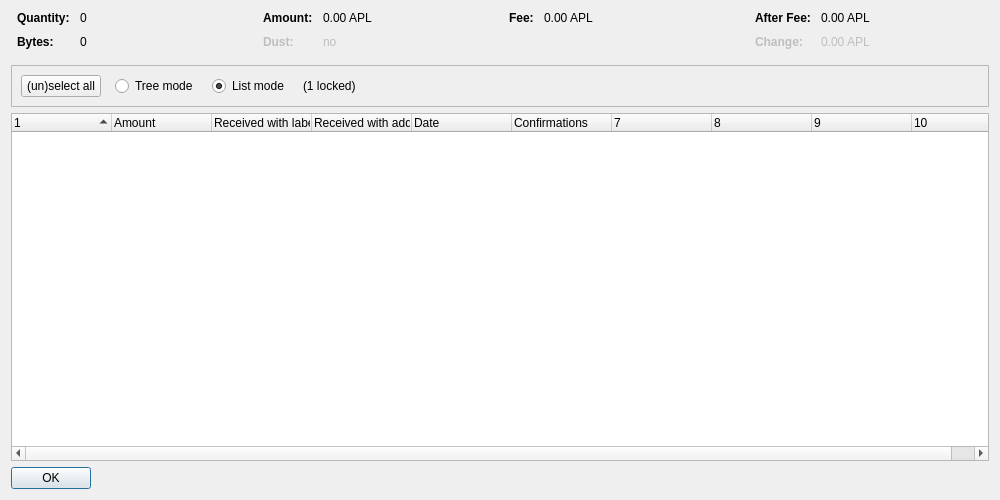
<?xml version="1.0" encoding="UTF-8"?>
<ui version="4.0">
 <class>CoinControlDialog</class>
 <widget class="QDialog" name="CoinControlDialog">
  <property name="geometry">
   <rect>
    <x>0</x>
    <y>0</y>
    <width>1000</width>
    <height>500</height>
   </rect>
  </property>
  <property name="windowTitle">
   <string>Coin Selection</string>
  </property>
  <layout class="QVBoxLayout" name="verticalLayout">
   <item>
    <layout class="QHBoxLayout" name="horizontalLayoutTop" stretch="0,0,0,0">
     <property name="topMargin">
      <number>0</number>
     </property>
     <property name="bottomMargin">
      <number>10</number>
     </property>
     <item>
      <layout class="QFormLayout" name="formLayoutCoinControl1">
       <property name="horizontalSpacing">
        <number>10</number>
       </property>
       <property name="verticalSpacing">
        <number>10</number>
       </property>
       <property name="leftMargin">
        <number>6</number>
       </property>
       <property name="rightMargin">
        <number>6</number>
       </property>
       <item row="0" column="0">
        <widget class="QLabel" name="labelCoinControlQuantityText">
         <property name="font">
          <font>
           <weight>75</weight>
           <bold>true</bold>
          </font>
         </property>
         <property name="text">
          <string>Quantity:</string>
         </property>
        </widget>
       </item>
       <item row="0" column="1">
        <widget class="QLabel" name="labelCoinControlQuantity">
         <property name="cursor">
          <cursorShape>IBeamCursor</cursorShape>
         </property>
         <property name="contextMenuPolicy">
          <enum>Qt::ActionsContextMenu</enum>
         </property>
         <property name="text">
          <string notr="true">0</string>
         </property>
         <property name="textInteractionFlags">
          <set>Qt::LinksAccessibleByMouse|Qt::TextSelectableByKeyboard|Qt::TextSelectableByMouse</set>
         </property>
        </widget>
       </item>
       <item row="1" column="0">
        <widget class="QLabel" name="labelCoinControlBytesText">
         <property name="font">
          <font>
           <weight>75</weight>
           <bold>true</bold>
          </font>
         </property>
         <property name="text">
          <string>Bytes:</string>
         </property>
        </widget>
       </item>
       <item row="1" column="1">
        <widget class="QLabel" name="labelCoinControlBytes">
         <property name="cursor">
          <cursorShape>IBeamCursor</cursorShape>
         </property>
         <property name="contextMenuPolicy">
          <enum>Qt::ActionsContextMenu</enum>
         </property>
         <property name="text">
          <string notr="true">0</string>
         </property>
         <property name="textInteractionFlags">
          <set>Qt::LinksAccessibleByMouse|Qt::TextSelectableByKeyboard|Qt::TextSelectableByMouse</set>
         </property>
        </widget>
       </item>
      </layout>
     </item>
     <item>
      <layout class="QFormLayout" name="formLayoutCoinControl2">
       <property name="horizontalSpacing">
        <number>10</number>
       </property>
       <property name="verticalSpacing">
        <number>10</number>
       </property>
       <property name="leftMargin">
        <number>6</number>
       </property>
       <property name="rightMargin">
        <number>6</number>
       </property>
       <item row="0" column="0">
        <widget class="QLabel" name="labelCoinControlAmountText">
         <property name="font">
          <font>
           <weight>75</weight>
           <bold>true</bold>
          </font>
         </property>
         <property name="text">
          <string>Amount:</string>
         </property>
        </widget>
       </item>
       <item row="0" column="1">
        <widget class="QLabel" name="labelCoinControlAmount">
         <property name="cursor">
          <cursorShape>IBeamCursor</cursorShape>
         </property>
         <property name="contextMenuPolicy">
          <enum>Qt::ActionsContextMenu</enum>
         </property>
         <property name="text">
          <string notr="true">0.00 APL</string>
         </property>
         <property name="textInteractionFlags">
          <set>Qt::LinksAccessibleByMouse|Qt::TextSelectableByKeyboard|Qt::TextSelectableByMouse</set>
         </property>
        </widget>
       </item>
       <item row="1" column="0">
        <widget class="QLabel" name="labelCoinControlLowOutputText">
         <property name="enabled">
          <bool>false</bool>
         </property>
         <property name="font">
          <font>
           <weight>75</weight>
           <bold>true</bold>
          </font>
         </property>
         <property name="text">
          <string>Dust:</string>
         </property>
        </widget>
       </item>
       <item row="1" column="1">
        <widget class="QLabel" name="labelCoinControlLowOutput">
         <property name="enabled">
          <bool>false</bool>
         </property>
         <property name="cursor">
          <cursorShape>IBeamCursor</cursorShape>
         </property>
         <property name="contextMenuPolicy">
          <enum>Qt::ActionsContextMenu</enum>
         </property>
         <property name="text">
          <string notr="true">no</string>
         </property>
         <property name="textInteractionFlags">
          <set>Qt::LinksAccessibleByMouse|Qt::TextSelectableByKeyboard|Qt::TextSelectableByMouse</set>
         </property>
        </widget>
       </item>
      </layout>
     </item>
     <item>
      <layout class="QFormLayout" name="formLayoutCoinControl3">
       <property name="horizontalSpacing">
        <number>10</number>
       </property>
       <property name="verticalSpacing">
        <number>10</number>
       </property>
       <property name="leftMargin">
        <number>6</number>
       </property>
       <property name="rightMargin">
        <number>6</number>
       </property>
       <item row="0" column="0">
        <widget class="QLabel" name="labelCoinControlFeeText">
         <property name="font">
          <font>
           <weight>75</weight>
           <bold>true</bold>
          </font>
         </property>
         <property name="text">
          <string>Fee:</string>
         </property>
        </widget>
       </item>
       <item row="0" column="1">
        <widget class="QLabel" name="labelCoinControlFee">
         <property name="cursor">
          <cursorShape>IBeamCursor</cursorShape>
         </property>
         <property name="contextMenuPolicy">
          <enum>Qt::ActionsContextMenu</enum>
         </property>
         <property name="text">
          <string notr="true">0.00 APL</string>
         </property>
         <property name="textInteractionFlags">
          <set>Qt::LinksAccessibleByMouse|Qt::TextSelectableByKeyboard|Qt::TextSelectableByMouse</set>
         </property>
        </widget>
       </item>
      </layout>
     </item>
     <item>
      <layout class="QFormLayout" name="formLayoutCoinControl4">
       <property name="horizontalSpacing">
        <number>10</number>
       </property>
       <property name="verticalSpacing">
        <number>10</number>
       </property>
       <property name="leftMargin">
        <number>6</number>
       </property>
       <property name="rightMargin">
        <number>6</number>
       </property>
       <item row="0" column="0">
        <widget class="QLabel" name="labelCoinControlAfterFeeText">
         <property name="font">
          <font>
           <weight>75</weight>
           <bold>true</bold>
          </font>
         </property>
         <property name="text">
          <string>After Fee:</string>
         </property>
        </widget>
       </item>
       <item row="0" column="1">
        <widget class="QLabel" name="labelCoinControlAfterFee">
         <property name="cursor">
          <cursorShape>IBeamCursor</cursorShape>
         </property>
         <property name="contextMenuPolicy">
          <enum>Qt::ActionsContextMenu</enum>
         </property>
         <property name="text">
          <string notr="true">0.00 APL</string>
         </property>
         <property name="textInteractionFlags">
          <set>Qt::LinksAccessibleByMouse|Qt::TextSelectableByKeyboard|Qt::TextSelectableByMouse</set>
         </property>
        </widget>
       </item>
       <item row="1" column="0">
        <widget class="QLabel" name="labelCoinControlChangeText">
         <property name="enabled">
          <bool>false</bool>
         </property>
         <property name="font">
          <font>
           <weight>75</weight>
           <bold>true</bold>
          </font>
         </property>
         <property name="text">
          <string>Change:</string>
         </property>
        </widget>
       </item>
       <item row="1" column="1">
        <widget class="QLabel" name="labelCoinControlChange">
         <property name="enabled">
          <bool>false</bool>
         </property>
         <property name="cursor">
          <cursorShape>IBeamCursor</cursorShape>
         </property>
         <property name="contextMenuPolicy">
          <enum>Qt::ActionsContextMenu</enum>
         </property>
         <property name="text">
          <string notr="true">0.00 APL</string>
         </property>
         <property name="textInteractionFlags">
          <set>Qt::LinksAccessibleByMouse|Qt::TextSelectableByKeyboard|Qt::TextSelectableByMouse</set>
         </property>
        </widget>
       </item>
      </layout>
     </item>
    </layout>
   </item>
   <item>
    <widget class="QFrame" name="frame">
     <property name="minimumSize">
      <size>
       <width>0</width>
       <height>40</height>
      </size>
     </property>
     <property name="frameShape">
      <enum>QFrame::StyledPanel</enum>
     </property>
     <property name="frameShadow">
      <enum>QFrame::Sunken</enum>
     </property>
     <layout class="QHBoxLayout" name="horizontalLayout">
      <item>
       <layout class="QHBoxLayout" name="horizontalLayoutPanel" stretch="0,0,0,0,0">
        <property name="spacing">
         <number>14</number>
        </property>
        <item>
         <widget class="QPushButton" name="pushButtonSelectAll">
          <property name="sizePolicy">
           <sizepolicy hsizetype="Maximum" vsizetype="Fixed">
            <horstretch>0</horstretch>
            <verstretch>0</verstretch>
           </sizepolicy>
          </property>
          <property name="text">
           <string>(un)select all</string>
          </property>
          <property name="autoDefault">
           <bool>false</bool>
          </property>
         </widget>
        </item>
        <item>
         <widget class="QRadioButton" name="radioTreeMode">
          <property name="sizePolicy">
           <sizepolicy hsizetype="Maximum" vsizetype="Fixed">
            <horstretch>0</horstretch>
            <verstretch>0</verstretch>
           </sizepolicy>
          </property>
          <property name="text">
           <string>Tree mode</string>
          </property>
         </widget>
        </item>
        <item>
         <widget class="QRadioButton" name="radioListMode">
          <property name="sizePolicy">
           <sizepolicy hsizetype="Maximum" vsizetype="Fixed">
            <horstretch>0</horstretch>
            <verstretch>0</verstretch>
           </sizepolicy>
          </property>
          <property name="text">
           <string>List mode</string>
          </property>
          <property name="checked">
           <bool>true</bool>
          </property>
         </widget>
        </item>
        <item>
         <widget class="QLabel" name="labelLocked">
          <property name="text">
           <string notr="true">(1 locked)</string>
          </property>
         </widget>
        </item>
        <item>
         <spacer name="horizontalSpacer">
          <property name="orientation">
           <enum>Qt::Horizontal</enum>
          </property>
          <property name="sizeHint" stdset="0">
           <size>
            <width>40</width>
            <height>20</height>
           </size>
          </property>
         </spacer>
        </item>
       </layout>
      </item>
     </layout>
    </widget>
   </item>
   <item>
    <widget class="CoinControlTreeWidget" name="treeWidget">
     <property name="contextMenuPolicy">
      <enum>Qt::CustomContextMenu</enum>
     </property>
     <property name="sortingEnabled">
      <bool>false</bool>
     </property>
     <property name="columnCount">
      <number>10</number>
     </property>
     <attribute name="headerShowSortIndicator" stdset="0">
      <bool>true</bool>
     </attribute>
     <attribute name="headerStretchLastSection">
      <bool>false</bool>
     </attribute>
     <column>
      <property name="text">
       <string/>
      </property>
     </column>
     <column>
      <property name="text">
       <string>Amount</string>
      </property>
     </column>
     <column>
      <property name="text">
       <string>Received with label</string>
      </property>
     </column>
     <column>
      <property name="text">
       <string>Received with address</string>
      </property>
     </column>
     <column>
      <property name="text">
       <string>Date</string>
      </property>
     </column>
     <column>
      <property name="text">
       <string>Confirmations</string>
      </property>
      <property name="toolTip">
       <string>Confirmed</string>
      </property>
     </column>
     <column>
      <property name="text">
       <string/>
      </property>
     </column>
     <column>
      <property name="text">
       <string/>
      </property>
     </column>
     <column>
      <property name="text">
       <string/>
      </property>
     </column>
     <column>
      <property name="text">
       <string/>
      </property>
     </column>
    </widget>
   </item>
   <item>
    <widget class="QDialogButtonBox" name="buttonBox">
     <property name="sizePolicy">
      <sizepolicy hsizetype="Maximum" vsizetype="Fixed">
       <horstretch>0</horstretch>
       <verstretch>0</verstretch>
      </sizepolicy>
     </property>
     <property name="orientation">
      <enum>Qt::Horizontal</enum>
     </property>
     <property name="standardButtons">
      <set>QDialogButtonBox::Ok</set>
     </property>
    </widget>
   </item>
  </layout>
 </widget>
 <customwidgets>
  <customwidget>
   <class>CoinControlTreeWidget</class>
   <extends>QTreeWidget</extends>
   <header>coincontroltreewidget.h</header>
  </customwidget>
 </customwidgets>
 <resources/>
 <connections/>
</ui>
